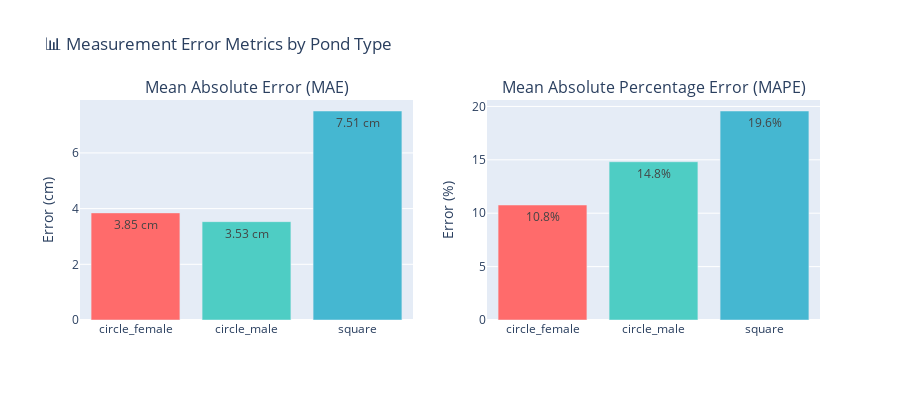

Source (notebook cell):
### Code cell
# Analyze each pond type and collect results
pond_types = df['Pond_Type'].unique()
all_results = {}

for pond_type in pond_types:
    results = analyze_error_cancellation(df, pond_type)
    all_results[pond_type] = results
    print_error_summary(pond_type, results)

# Create the visualization
create_error_metrics_visualization({
    pond_type: {
        'mae_cm': results['mae_cm'],
        'mape_percent': results['mape_percent']
    }
    for pond_type, results in all_results.items()
})

### Figure 1 — Plotly figure (JSON) as saved in the notebook; plotly's stock layout.template omitted (floating-point values rounded to 4 significant figures)
{"data": [{"hovertemplate": "Pond Type: %{x}<br>MAE: %{y:.2f} cm<extra></extra>", "marker": {"color": ["#FF6B6B", "#4ECDC4", "#45B7D1"]}, "name": "MAE", "text": ["3.85 cm", "3.53 cm", "7.51 cm"], "textposition": "auto", "type": "bar", "x": ["circle_female", "circle_male", "square"], "xaxis": "x", "y": [3.847, 3.532, 7.506], "yaxis": "y"}, {"hovertemplate": "Pond Type: %{x}<br>MAPE: %{y:.1f}%<extra></extra>", "marker": {"color": ["#FF6B6B", "#4ECDC4", "#45B7D1"]}, "name": "MAPE", "text": ["10.8%", "14.8%", "19.6%"], "textposition": "auto", "type": "bar", "x": ["circle_female", "circle_male", "square"], "xaxis": "x2", "y": [10.77, 14.82, 19.57], "yaxis": "y2"}], "layout": {"annotations": [{"font": {"size": 16}, "showarrow": false, "text": "Mean Absolute Error (MAE)", "x": 0.225, "xanchor": "center", "xref": "paper", "y": 1, "yanchor": "bottom", "yref": "paper"}, {"font": {"size": 16}, "showarrow": false, "text": "Mean Absolute Percentage Error (MAPE)", "x": 0.775, "xanchor": "center", "xref": "paper", "y": 1, "yanchor": "bottom", "yref": "paper"}], "height": 400, "showlegend": false, "title": {"text": "📊 Measurement Error Metrics by Pond Type"}, "width": 900, "xaxis": {"anchor": "y", "domain": [0, 0.45]}, "xaxis2": {"anchor": "y2", "domain": [0.55, 1]}, "yaxis": {"anchor": "x", "domain": [0, 1], "title": {"text": "Error (cm)"}}, "yaxis2": {"anchor": "x2", "domain": [0, 1], "title": {"text": "Error (%)"}}}}
